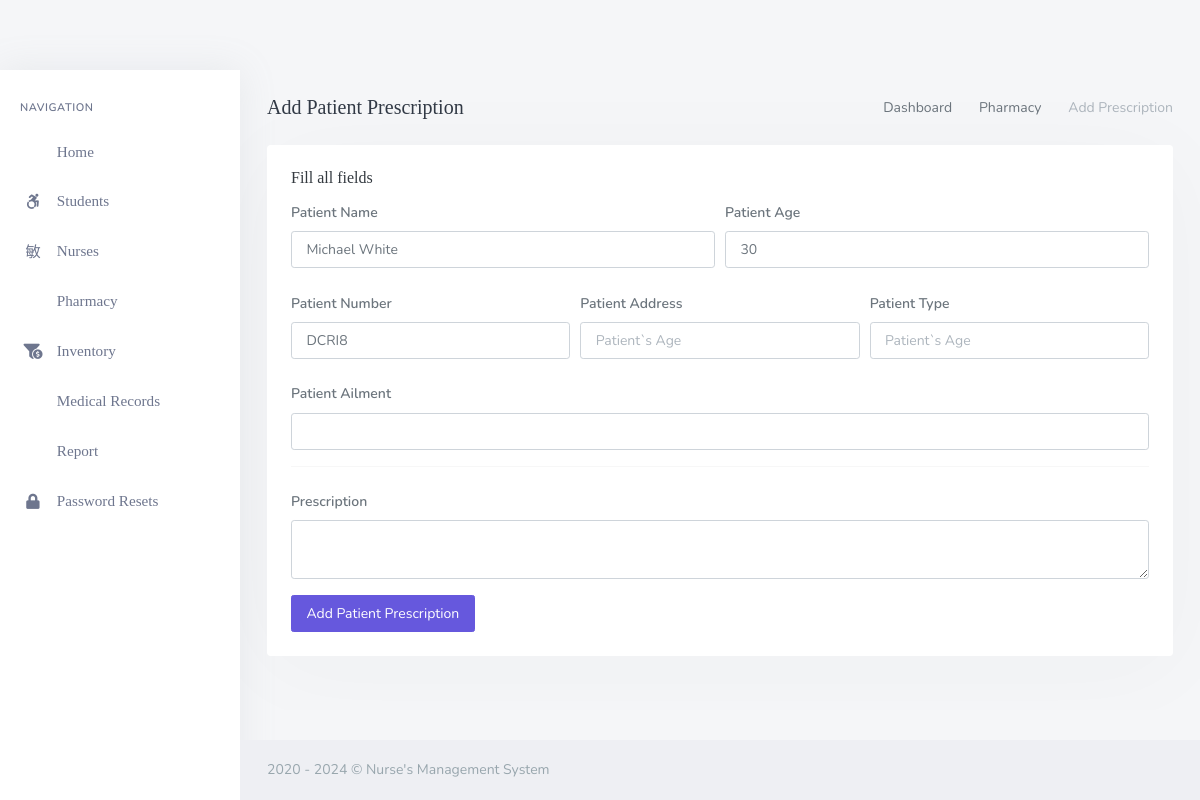
The page /backend/admin/his_admin_add_single_pres.php?pat_number=DCRI8 on the database its author committed.
### tables this page shows
CREATE TABLE `his_patients` (
  `pat_id` int(20) NOT NULL,
  `pat_fname` varchar(200) DEFAULT NULL,
  `pat_lname` varchar(200) DEFAULT NULL,
  `pat_dob` varchar(200) DEFAULT NULL,
  `pat_age` varchar(200) DEFAULT NULL,
  `pat_number` varchar(200) DEFAULT NULL,
  
  `pat_phone` varchar(200) DEFAULT NULL,
  `prnt_id` int(20) NOT NULL,
  `prnt_fname` varchar(200) DEFAULT NULL,
  `prnt_lname` varchar(200) DEFAULT NULL,
  `prnt_email` varchar(200) DEFAULT NULL,
  `prnt_pwd` varchar(200) DEFAULT NULL,
  `prnt_number` varchar(200) DEFAULT NULL,
  `prnt_dpic` varchar(200) DEFAULT NULL

);

### backend/admin/his_admin_add_single_pres.php (the view, shortened to what this page needs)
<?php
	include('assets/inc/config.php');
?>
<!DOCTYPE html>
<html lang="en">
    <?php include('assets/inc/head.php');?>
    <body>
        <div id="wrapper">
            <?php include("assets/inc/sidebar.php");?>
            <?php
                $pat_number = $_GET['pat_number'];
                $ret="SELECT  * FROM his_patients WHERE pat_number=?";
                $stmt= $mysqli->prepare($ret) ;
                $stmt->bind_param('s',$pat_number);
                $stmt->execute() ;
                $res=$stmt->get_result();
                while($row=$res->fetch_object())
                {
            ?>
                <div class="content-page">
                    <div class="content">
                        <div class="container-fluid">
                            <div class="row">
                                <div class="col-12">
                                    <div class="page-title-box">
                                        <div class="page-title-right">
                                            <ol class="breadcrumb m-0">
                                                <li class="breadcrumb-item"><a href="his_admin_dashboard.php">Dashboard</a></li>
                                                <li class="breadcrumb-item"><a href="javascript: void(0);">Pharmacy</a></li>
                                                <li class="breadcrumb-item active">Add Prescription</li>
                                            </ol>
                                        </div>
                                        <h4 class="page-title">Add Patient Prescription</h4>
                                    </div>
                                </div>
                            </div>
                            <div class="row">
                                <div class="col-12">
                                    <div class="card">
                                        <div class="card-body">
                                            <h4 class="header-title">Fill all fields</h4>
                                            <form method="post">
                                                <div class="form-row">
                                                    <div class="form-group col-md-6">
                                                        <label for="inputEmail4" class="col-form-label">Patient Name</label>
                                                        <input type="text" required="required" readonly name="pres_pat_name" value="<?php echo $row->pat_fname;?> <?php echo $row->pat_lname;?>" class="form-control" id="inputEmail4" placeholder="Patient's First Name">
                                                    </div>
                                                    <div class="form-group col-md-6">
                                                        <label for="inputPassword4" class="col-form-label">Patient Age</label>
                                                        <input required="required" type="text" readonly name="pres_pat_age" value="<?php echo $row->pat_age;?>" class="form-control"  id="inputPassword4" placeholder="Patient`s Last Name">
                                                    </div>
                                                </div>
                                                <div class="form-row">
                                                    <div class="form-group col-md-4">
                                                        <label for="inputEmail4" class="col-form-label">Patient Number</label>
                                                        <input type="text" required="required" readonly name="pres_pat_number" value="<?php echo $row->pat_number;?>" class="form-control" id="inputEmail4" placeholder="DD/MM/YYYY">
                                                    </div>
                                                    <div class="form-group col-md-4">
                                                        <label for="inputPassword4" class="col-form-label">Patient Address</label>
                                                        <input required="required" type="text" readonly name="pres_pat_addr" value="<?php echo $row->pat_addr;?>" class="form-control"  id="inputPassword4" placeholder="Patient`s Age">
                                                    </div>
                                                    <div class="form-group col-md-4">
                                                        <label for="inputPassword4" class="col-form-label">Patient Type</label>
                                                        <input required="required" readonly type="text" name="pres_pat_type" value="<?php echo $row->pat_type;?>" class="form-control"  id="inputPassword4" placeholder="Patient`s Age">
                                                    </div>
                                                </div>
                                                <div class="form-group ">
                                                        <label for="inputCity" class="col-form-label">Patient Ailment</label>
                                                        <input required="required" type="text" value="<?php echo $row->pat_ailment;?>" name="pres_pat_ailment" class="form-control" id="inputCity">
                                                </div>
                                                <hr>
                                                <div class="form-group">
                                                        <label for="inputAddress" class="col-form-label">Prescription</label>
                                                        <textarea required="required"  type="text" class="form-control" name="pres_ins" id="editor"></textarea>
                                                </div>
                                                <button type="submit" name="add_patient_presc" class="ladda-button btn btn-primary" data-style="expand-right">Add Patient Prescription</button>
                                            </form>
                                        </div>
                                    </div>
                                </div>
                            </div>
                        </div>
                    </div>
                    <?php include('assets/inc/footer.php');?>
                </div>
            <?php }?>
        </div>
    </body>
</html>

### backend/admin/assets/inc/footer.php
<footer class="footer">
    <div class="container-fluid">
        <div class="row">
            <div class="col-md-12">
                2020 - <?php echo date('Y'); ?> &copy; Nurse's Management System</a>
            </div>
        </div>
    </div>
</footer>

### rows shown on the page
his_patients: pres_pat_name "Michael White", pres_pat_age "30", pres_pat_number "DCRI8"
